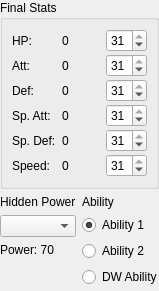
<?xml version="1.0" encoding="UTF-8"?>
<ui version="4.0">
 <class>IvBox</class>
 <widget class="QWidget" name="IvBox">
  <property name="geometry">
   <rect>
    <x>0</x>
    <y>0</y>
    <width>159</width>
    <height>291</height>
   </rect>
  </property>
  <property name="windowTitle">
   <string>Form</string>
  </property>
  <widget class="QWidget" name="layoutWidget">
   <property name="geometry">
    <rect>
     <x>0</x>
     <y>0</y>
     <width>159</width>
     <height>291</height>
    </rect>
   </property>
   <layout class="QGridLayout" name="gridLayout">
    <item row="1" column="1">
     <layout class="QVBoxLayout" name="verticalLayout">
      <item>
       <widget class="QLabel" name="abilityTitle">
        <property name="text">
         <string>Ability</string>
        </property>
       </widget>
      </item>
      <item>
       <widget class="QRadioButton" name="ability1">
        <property name="text">
         <string>Ability 1</string>
        </property>
        <property name="checked">
         <bool>true</bool>
        </property>
       </widget>
      </item>
      <item>
       <widget class="QRadioButton" name="ability2">
        <property name="text">
         <string>Ability 2</string>
        </property>
       </widget>
      </item>
      <item>
       <widget class="QRadioButton" name="ability3">
        <property name="text">
         <string>DW Ability</string>
        </property>
       </widget>
      </item>
      <item>
       <spacer name="verticalSpacer">
        <property name="orientation">
         <enum>Qt::Vertical</enum>
        </property>
        <property name="sizeHint" stdset="0">
         <size>
          <width>20</width>
          <height>40</height>
         </size>
        </property>
       </spacer>
      </item>
     </layout>
    </item>
    <item row="0" column="0" colspan="2">
     <widget class="QGroupBox" name="finalStats">
      <property name="title">
       <string>Final Stats</string>
      </property>
      <layout class="QGridLayout" name="gridLayout_5">
       <property name="verticalSpacing">
        <number>2</number>
       </property>
       <item row="0" column="0">
        <widget class="QLabel" name="hpivdesc">
         <property name="text">
          <string>HP:</string>
         </property>
        </widget>
       </item>
       <item row="0" column="1">
        <widget class="QLabel" name="hpivlabel">
         <property name="text">
          <string>0</string>
         </property>
        </widget>
       </item>
       <item row="1" column="0">
        <widget class="QLabel" name="attivdesc">
         <property name="text">
          <string>Att:</string>
         </property>
        </widget>
       </item>
       <item row="1" column="1">
        <widget class="QLabel" name="attivlabel">
         <property name="text">
          <string>0</string>
         </property>
        </widget>
       </item>
       <item row="2" column="0">
        <widget class="QLabel" name="defivdesc">
         <property name="text">
          <string>Def:</string>
         </property>
        </widget>
       </item>
       <item row="2" column="1">
        <widget class="QLabel" name="defivlabel">
         <property name="text">
          <string>0</string>
         </property>
        </widget>
       </item>
       <item row="3" column="0">
        <widget class="QLabel" name="spattivdesc">
         <property name="text">
          <string>Sp. Att:</string>
         </property>
        </widget>
       </item>
       <item row="3" column="1">
        <widget class="QLabel" name="spattivlabel">
         <property name="text">
          <string>0</string>
         </property>
        </widget>
       </item>
       <item row="4" column="0">
        <widget class="QLabel" name="spdefivdesc">
         <property name="text">
          <string>Sp. Def:</string>
         </property>
        </widget>
       </item>
       <item row="4" column="1">
        <widget class="QLabel" name="spdefivlabel">
         <property name="text">
          <string>0</string>
         </property>
        </widget>
       </item>
       <item row="5" column="0">
        <widget class="QLabel" name="speedivdesc">
         <property name="text">
          <string>Speed:</string>
         </property>
        </widget>
       </item>
       <item row="5" column="1">
        <widget class="QLabel" name="speedivlabel">
         <property name="text">
          <string>0</string>
         </property>
        </widget>
       </item>
       <item row="0" column="2">
        <widget class="QSpinBox" name="hpivspin">
         <property name="maximum">
          <number>31</number>
         </property>
         <property name="value">
          <number>31</number>
         </property>
        </widget>
       </item>
       <item row="1" column="2">
        <widget class="QSpinBox" name="attivspin">
         <property name="maximum">
          <number>31</number>
         </property>
         <property name="value">
          <number>31</number>
         </property>
        </widget>
       </item>
       <item row="2" column="2">
        <widget class="QSpinBox" name="defivspin">
         <property name="maximum">
          <number>31</number>
         </property>
         <property name="value">
          <number>31</number>
         </property>
        </widget>
       </item>
       <item row="3" column="2">
        <widget class="QSpinBox" name="spattivspin">
         <property name="maximum">
          <number>31</number>
         </property>
         <property name="value">
          <number>31</number>
         </property>
        </widget>
       </item>
       <item row="4" column="2">
        <widget class="QSpinBox" name="spdefivspin">
         <property name="maximum">
          <number>31</number>
         </property>
         <property name="value">
          <number>31</number>
         </property>
        </widget>
       </item>
       <item row="5" column="2">
        <widget class="QSpinBox" name="speedivspin">
         <property name="maximum">
          <number>31</number>
         </property>
         <property name="value">
          <number>31</number>
         </property>
        </widget>
       </item>
      </layout>
     </widget>
    </item>
    <item row="1" column="0">
     <layout class="QVBoxLayout" name="verticalLayout_2">
      <item>
       <widget class="QLabel" name="hiddenPowerTitle">
        <property name="text">
         <string>Hidden Power</string>
        </property>
       </widget>
      </item>
      <item>
       <widget class="QComboBox" name="hiddenPowerType"/>
      </item>
      <item>
       <widget class="QLabel" name="hiddenPowerPower">
        <property name="text">
         <string>Power: 70</string>
        </property>
       </widget>
      </item>
      <item>
       <spacer name="verticalSpacer_2">
        <property name="orientation">
         <enum>Qt::Vertical</enum>
        </property>
        <property name="sizeHint" stdset="0">
         <size>
          <width>72</width>
          <height>113</height>
         </size>
        </property>
       </spacer>
      </item>
     </layout>
    </item>
   </layout>
  </widget>
 </widget>
 <resources/>
 <connections/>
</ui>
